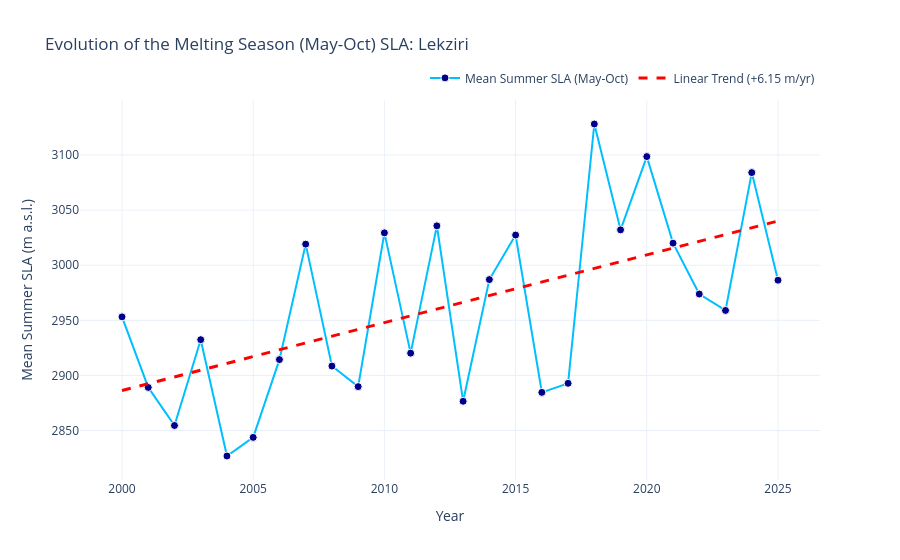

Notebook source saved alongside this figure:
### Markdown cell above
## 3. Visualize the changing signal
This shows the annual means over the 26 years and fits the trend line.

### Code cell
# Visualise the changing melt season signal 
GLACIER_TO_PLOT = 'Lekziri' 

if GLACIER_TO_PLOT in annual_summer_means and GLACIER_TO_PLOT in df_trends['Glacier'].values:
    
    # Get the raw data and stats 
    g_data = annual_summer_means[GLACIER_TO_PLOT]
    stats = df_trends[df_trends['Glacier'] == GLACIER_TO_PLOT].iloc[0]
    
    # Calculate the Y values for the trendline (y = mx + b)
    trendline_y = (stats['Interpolated SLA Trend (m/yr)'] * g_data.index) + stats['Intercept']
    
    fig_trend = go.Figure()
    
    # Trace 1: The Annual Melting Season Means
    fig_trend.add_trace(go.Scatter(
        x=g_data.index, 
        y=g_data.values,
        mode='lines+markers',
        name='Mean Summer SLA (May-Oct)',
        line=dict(color='deepskyblue', width=2),
        marker=dict(size=8, color='darkblue', line=dict(color='white', width=1))
    ))
    
    # Trace 2: The Trendline
    fig_trend.add_trace(go.Scatter(
        x=g_data.index, 
        y=trendline_y,
        mode='lines',
        name=f"Linear Trend ({stats['Interpolated SLA Trend (m/yr)']:+.2f} m/yr)",
        line=dict(color='red', width=3, dash='dash')
    ))
    
    fig_trend.update_layout(
        title=f"Evolution of the Melting Season (May-Oct) SLA: {GLACIER_TO_PLOT}",
        xaxis_title="Year",
        yaxis_title="Mean Summer SLA (m a.s.l.)",
        template="plotly_white",
        hovermode="x unified",
        legend=dict(orientation="h", yanchor="bottom", y=1.02, xanchor="right", x=1)
    )
    
    fig_trend.show()
else:
    print(f"Error: Could not find data or trend statistics for {GLACIER_TO_PLOT}.")

### Figure 1 — Plotly figure (JSON) as saved in the notebook; plotly's stock layout.template omitted (floating-point values rounded to 4 significant figures)
{"data": [{"line": {"color": "deepskyblue", "width": 2}, "marker": {"color": "darkblue", "line": {"color": "white", "width": 1}, "size": 8}, "mode": "lines+markers", "name": "Mean Summer SLA (May-Oct)", "type": "scatter", "x": [2000, 2001, 2002, 2003, 2004, 2005, 2006, 2007, 2008, 2009, 2010, 2011, 2012, 2013, 2014, 2015, 2016, 2017, 2018, 2019, 2020, 2021, 2022, 2023, 2024, 2025], "y": [2953.0, 2889.0, 2855.0, 2932.0, 2827.0, 2844.0, 2914.0, 3019.0, 2909.0, 2890.0, 3029.0, 2920.0, 3036.0, 2877.0, 2987.0, 3027.0, 2885.0, 2893.0, 3128.0, 3032.0, 3099.0, 3020.0, 2974.0, 2959.0, 3084.0, 2986.0]}, {"line": {"color": "red", "dash": "dash", "width": 3}, "mode": "lines", "name": "Linear Trend (+6.15 m/yr)", "type": "scatter", "x": [2000, 2001, 2002, 2003, 2004, 2005, 2006, 2007, 2008, 2009, 2010, 2011, 2012, 2013, 2014, 2015, 2016, 2017, 2018, 2019, 2020, 2021, 2022, 2023, 2024, 2025], "y": [2886.0, 2893.0, 2899.0, 2905.0, 2911.0, 2917.0, 2923.0, 2929.0, 2936.0, 2942.0, 2948.0, 2954.0, 2960.0, 2966.0, 2972.0, 2979.0, 2985.0, 2991.0, 2997.0, 3003.0, 3009.0, 3016.0, 3022.0, 3028.0, 3034.0, 3040.0]}], "layout": {"hovermode": "x unified", "legend": {"orientation": "h", "x": 1, "xanchor": "right", "y": 1.02, "yanchor": "bottom"}, "title": {"text": "Evolution of the Melting Season (May-Oct) SLA: Lekziri"}, "xaxis": {"title": {"text": "Year"}}, "yaxis": {"title": {"text": "Mean Summer SLA (m a.s.l.)"}}}}
